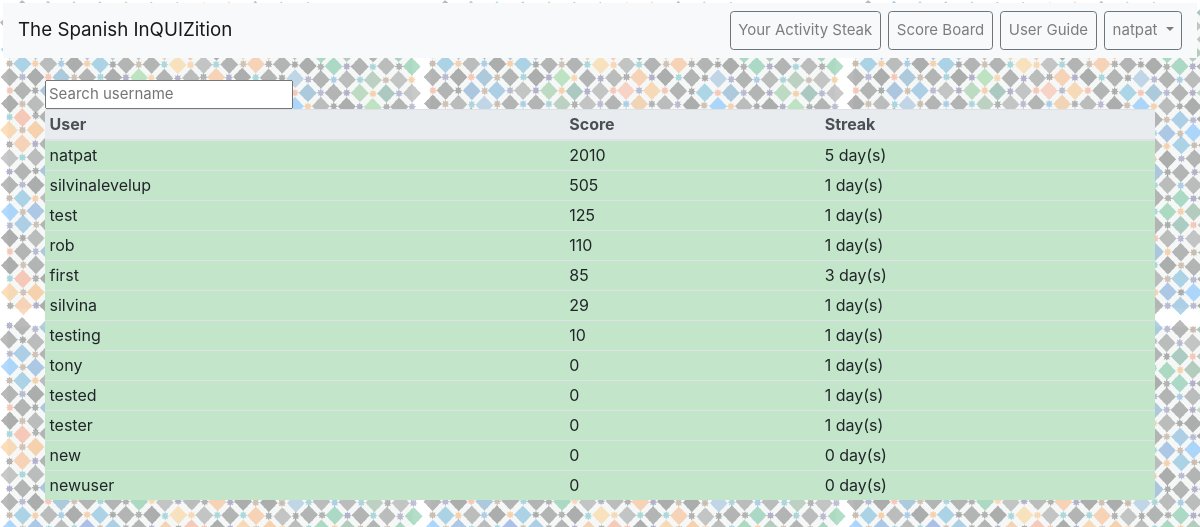
Page /courses/scoreboard/ (signed in) on the committed database.
### users/models.py (models this page shows)
class CustomUser(AbstractUser):
    points = models.PositiveIntegerField(null=False, blank=False, default=0)

### courses/views.py (the view)
# urls.py: path('scoreboard/', ScoreBoard.as_view(), name='scoreboard'),
class ScoreBoard(LoginRequiredMixin,View):
    template_name = 'scoreboard.html'
    def get(self, request):
        users = PlayerScore.objects.all()
        userDict = dict()
        for item in users:
            userDict[item.user] = [item.score, ]
        rankedUsers = sorted(userDict.items(), key=lambda x: x[1], reverse=True)
        for key in userDict:
            days = PlayerScore.objects.filter(user=key).first()
            day = getattr(days, 'day_streak')
            userDict[key].append(day)
        context = {
            'users': len(rankedUsers),
            'ranked': rankedUsers,
        }
        return render(request, self.template_name, context)

### templates/scoreboard.html (shortened to what this page needs)
{% extends 'base.html' %}
{% block content %}
<body  class="home">
<div id = "users2">
  <input type="text" class="search" placeholder="Search username" />
<table class="table table-hover table-sm" id="score-table">
  <thead class="thead-light">
    <tr>
      <th scope="col" class="sort" data-sort="name">User</th>
      <th scope="col" class="sort" data-sort="score">Score</th>
      <th scope="col" class="sort" data-sort="streak">Streak</th>
    </tr>
  </thead>
  <tbody class="list">
  {% for obj in ranked %}
  <tr class="table-success">
      <td class="name">{{ obj.0 }}</td>
      <td class="score">{{ obj.1.0 }}</td>
      <td class="streak">{{ obj.1.1 }} day(s)</td>
  </tr>
  {% endfor %}
  </tbody>
</table>
</div>
</body>
{% endblock content %}

### templates/base.html (shortened to what this page needs)
{% load static from staticfiles %}
<html lang="es">
  <head>
    <link rel="stylesheet" href="https://stackpath.bootstrapcdn.com/bootstrap/4.1.3/css/bootstrap.min.css"
>
    <link rel="stylesheet" href="{% static 'base.css' %}">
  </head>
  <body>
  <div class="background" style="background=color:white">
    <nav class="navbar navbar-expand-md navbar-light bg-light mb-4">
      <a class="navbar-brand" href="{% url 'home' %}">The Spanish InQUIZition</a>
      <div class="collapse navbar-collapse" id="navbarCollapse">
        {% if user.is_authenticated %}
          <ul class="navbar-nav ml-auto">
            <li class="nav-item">
              <a class = "nav-link btn btn-outline-secondary" href="{% url 'profile' %}">Your Activity Steak</a></li>
            <li class="nav-item">
              <a class="nav-link btn btn-outline-secondary ml-2" href="{% url 'scoreboard' %}" >Score Board</a></li>
            <li class="nav-item">
              <a class="nav-link btn btn-outline-secondary ml-2" href="{% url 'instructions' %}">User Guide</a></li>
              <a class="nav-link dropdown-toggle btn btn-outline-secondary ml-2" href="#" id="userMenu" data-toggle="dropdown" aria-haspopup="true" aria-expanded="false">
                {{ user.username }}
              </a>
          </ul>
        {% endif %}
      </div>
    </nav>
    <div class="container">
      {% block content %}
      {% endblock content %}
    </div>
  </div>
  </body>
</html>

### static/base.css (style rules this page uses)
.home { margin:3px; background-image: url(/static/tile4.png); background-repeat: repeat; background-color: white; }
html { font-family: sans-serif; font-size: 15px; line-height: 1.4; color: #444; }
.sort { cursor:pointer; }

### rows in the picture
CustomUser: username "natpat", obj "2010", obj "5"
CustomUser: username "silvinalevelup", obj "505", is_active "1"
CustomUser: username "test", obj "125", is_active "1"
CustomUser: username "rob", obj "110", is_active "1"
CustomUser: username "first", obj "85", obj "3"
CustomUser: username "silvina", obj "29", is_active "1"
CustomUser: username "testing", obj "10", is_active "1"
CustomUser: username "tony", obj "0", is_active "1"
CustomUser: username "tested", obj "0", is_active "1"
CustomUser: username "tester", obj "0", is_active "1"
CustomUser: username "new", obj "0"
CustomUser: username "newuser", obj "0"
